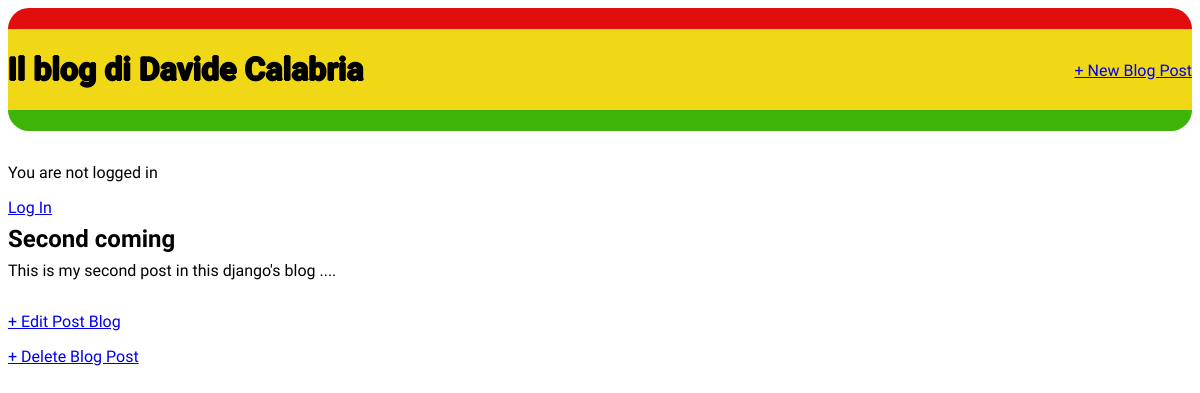
The app's page /post/2/ with its own data.
### blog/models.py (models this page shows, shortened)
class Post(models.Model):
	title = models.CharField(max_length=200)
	author = models.ForeignKey(
		'auth.User',
		on_delete=models.CASCADE,
	)
	body = models.TextField()

### blog/views.py (the view)
# urls.py: path('post/<int:pk>/', BlogDetailView.as_view(),
class BlogDetailView(DetailView): #new
	model = Post
	template_name = 'post_detail.html'

### templates/post_detail.html
{% extends 'base.html' %}
{% block content %}
	<div class="post-entry">
		<h2>{{ object.title }}</h2>
		<p>{{ object.body }}</p>
	</div>
	<p><a href="{% url 'post_edit' post.pk %}">+ Edit Post Blog</a></p>
	<p><a href="{% url 'post_delete' post.pk %}">+ Delete Blog Post</a></p>
{% endblock content %}

### static/css/base.css (style rules this page uses)
body { font-family: 'Reggae One', cursive; font-size = 18px; }
.post-entry { margin-bottom: 2rem; }
.post-entry h2 { margin: 0.5rem 0; }
.post-entry p { margin: 0; font-weight: 400; }

### records on screen
Post: title "Second coming", body "This is my second post in this django's blog ...."
